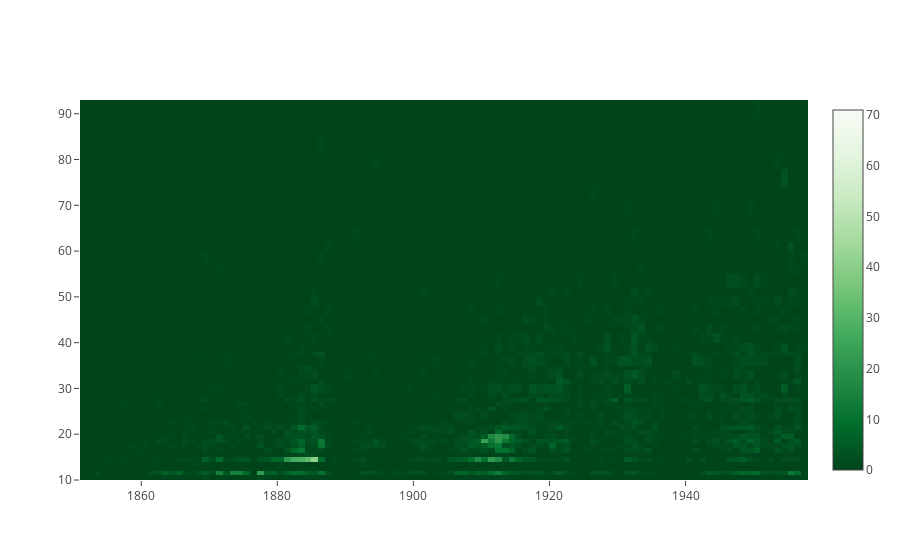

This figure's notebook cell:
### Markdown cell above
## Part 2: Datashader

Datashader is a library from Anaconda that does away with the need for binning data. It takes in all of your datapoints, and based on the canvas and range returns a pixel-by-pixel calculations to come up with the best representation of the data. In short, this completely eliminates the need for binning your data.

As an example, lets continue with our question above and look at a 2D histogram of YearBuilt vs NumFloors:

### Code cell
yearbins = 200
floorbins = 200

yearBuiltCut = pd.cut(ny['YearBuilt'], np.linspace(ny['YearBuilt'].min(), ny['YearBuilt'].max(), yearbins))
numFloorsCut = pd.cut(ny['NumFloors'], np.logspace(1, np.log(ny['NumFloors'].max()), floorbins))

xlabels = np.floor(np.linspace(ny['YearBuilt'].min(), ny['YearBuilt'].max(), yearbins))
ylabels = np.floor(np.logspace(1, np.log(ny['NumFloors'].max()), floorbins))

data = [
    go.Heatmap(z = ny.groupby([numFloorsCut, yearBuiltCut])['BBL'].count().unstack().fillna(0).values,
              colorscale = 'Greens', x = xlabels, y = ylabels)
]
plotly.offline.iplot(data, filename = 'datashader-2d-hist')
#py.iplot(data, filename = 'datashader-2d-hist')

### Figure 1 — Plotly figure (JSON) as saved in the notebook; plotly's stock layout.template omitted (floating-point values rounded to 4 significant figures; data arrays with more than 128 entries replaced by an {"elided": "..."} marker saying what was removed)
{"data": [{"colorscale": "Greens", "type": "heatmap", "x": {"elided": "200 int values"}, "y": {"elided": "200 int values"}, "z": {"elided": "51x129 int values"}}], "layout": {}}
